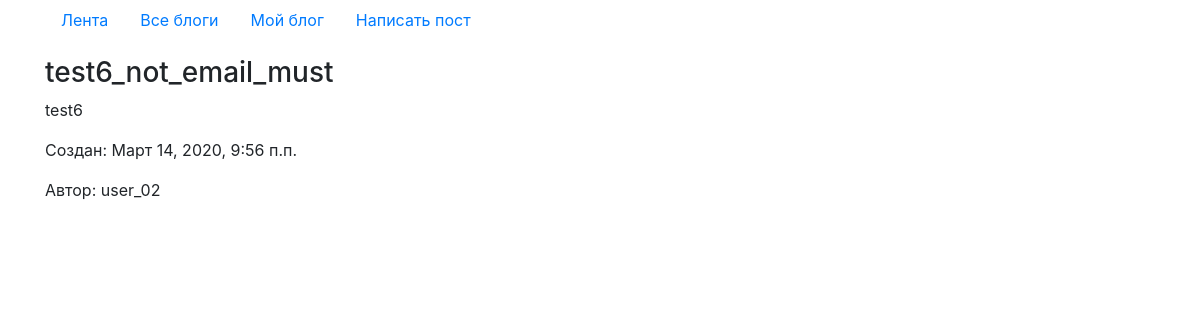
Screenshot of /blog/post/detail/14/ with the database file from the repository.
### blog/models.py (models this page shows, shortened)
class Post(models.Model):
    blog = models.ForeignKey(Blog, on_delete=models.CASCADE)
    title = models.CharField(max_length=300)
    text = models.CharField(max_length=10000)
    created = models.DateTimeField(auto_now_add=True)
    viewed = models.ManyToManyField(User, related_name='is_viewed', blank=True)
    class Meta:
        verbose_name = 'пост'
        verbose_name_plural = 'посты'
        ordering = ('-created',)

class Blog(models.Model):
    author = models.OneToOneField(User, on_delete=models.CASCADE)
    followers = models.ManyToManyField(User, blank=True, related_name='is_follower')
    class Meta:
        verbose_name = 'блог'
        verbose_name_plural = 'блоги'
        ordering = ('-author',)

### blog/views.py (the view)
# urls.py: path('post/detail/<int:pk>/', PostDetailView.as_view(), name='post-detail'),
class PostDetailView(DetailView):
    model = Post

### templates/blog/post_detail.html
{% extends 'base.html' %}
{% block content %}
<h3>{{ object.title }}</h3>
<p>{{ object.text }}</p>
<p>Создан: {{ object.created }}</p>
<p>Автор: {{ object.blog.author}}</p>
{% endblock %}

### rows the page displays
Post: title "test6_not_email_must", text "test6", created "Март 14, 2020, 9:56 п.п.", blog.author "user_02"
